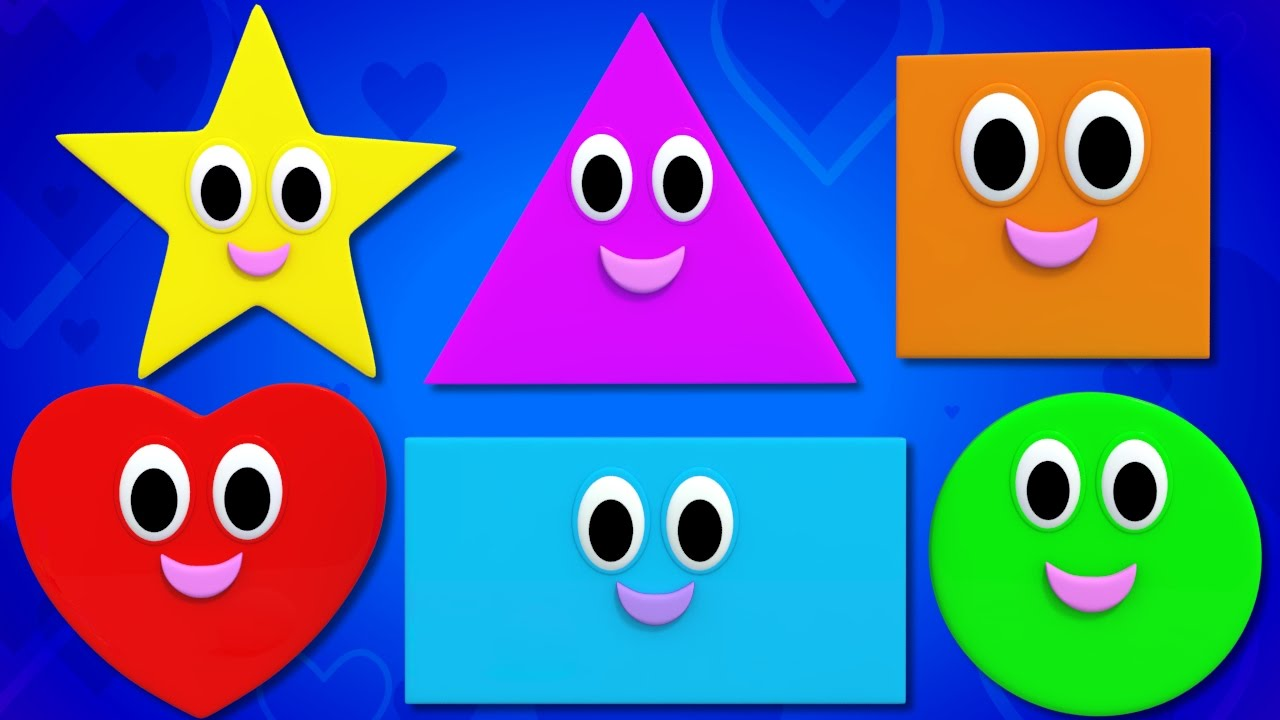
#> input picture examples/shapes.jpg, 1280 x 720 px
$ python -i objectDetection.py   (imports and definitions only)   (older library calls are emulated)
#> lines starting #> are read from the running program, lines starting #| are printed output that depends on the picture; after the words box and inside, x2 and y2 are one past the last pixel; in counts of white or black regions, pixels touching at a corner belong together
#> further down, picture is the input picture: shape (720, 1280, 3); mean B, G, R 153.6, 100, 85.1
import logging

import cv2
import numpy as np


class CamShiftTracker(object):
    # [24 lines left out: functions __init__, reset, not called in this run]
    def setBoxSize(self, w, h):
        self.w = w
        self.h = h

    # [78 lines left out: functions setupFrameAroundValidArea, applyCamShift, checkIfPositionValid, not called in this run]


class CascadeClassifierUtils(object):
    # [82 lines left out: functions __init__, evaluateIfHandisFound, showAverageLocation, getBoundingBox, getHandViaHaarCascade, getFaceViaHaarCascade, not called in this run]


def nothing():
    pass

class colorBasedSegmenter:
    def __init__(self):
        FORMAT = '[%(asctime)-15s][%(levelname)s][%(funcName)s] %(message)s'
        logging.basicConfig(format=FORMAT)
        self.logger = logging.getLogger('colorBasedSegmenter')
        self.logger.setLevel('INFO')

        cv2.namedWindow('image',cv2.WINDOW_NORMAL)
        cv2.resizeWindow('image', 250, 300)

        # hue  / saturation / value
        cv2.createTrackbar('h_min', 'image', 54, 255, nothing)
        cv2.createTrackbar('s_min', 'image', 64, 255, nothing)
        cv2.createTrackbar('v_min', 'image', 96, 255, nothing)
        cv2.createTrackbar('h_max', 'image', 219, 255, nothing)
        cv2.createTrackbar('s_max', 'image', 255, 255, nothing)
        cv2.createTrackbar('v_max', 'image', 255, 255, nothing)


    def applyColorBasedSegmenetation(self, image, showIO = False):
#> called with showIO = False
        hmi = cv2.getTrackbarPos('h_min', 'image')
        smi = cv2.getTrackbarPos('s_min', 'image')
        vmi = cv2.getTrackbarPos('v_min', 'image')
        hma = cv2.getTrackbarPos('h_max', 'image')
        sma = cv2.getTrackbarPos('s_max', 'image')
        vma = cv2.getTrackbarPos('v_max', 'image')
        #put the limits here
        lower_blue = np.array([hmi, smi, vmi])
        upper_blue = np.array([hma, sma, vma])
        print()

        mask = cv2.inRange(image, lower_blue, upper_blue)
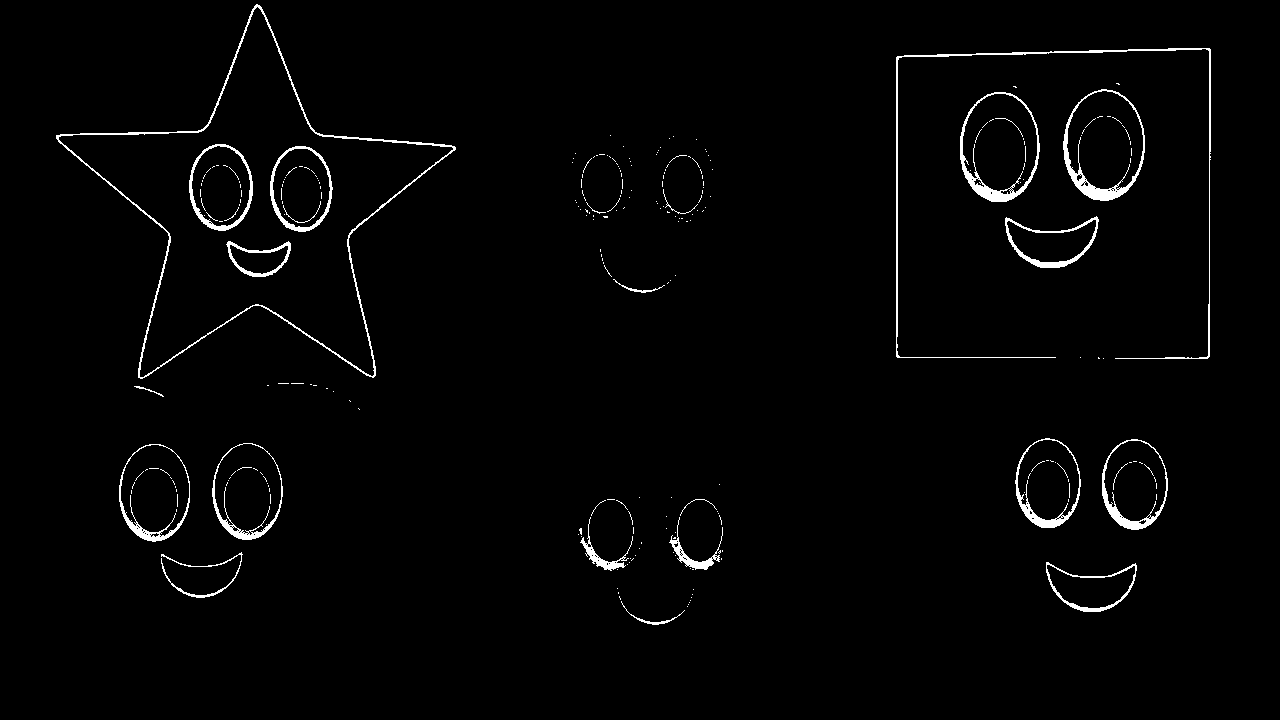
#> mask: shape (720, 1280); 1.8% white; 273 white regions (247 under 20 px)
            # Bitwise-AND mask and original image
        res = cv2.bitwise_and(image, image, mask=mask)
        x = None
        y = None
        try:
            x,y = self.findBiggestConvexShapeDeficit(res)
        except:
            pass

        if showIO:
            stack = np.hstack([image, res])
            cv2.imshow('segmentation',stack)
        if x is not None:
            return res, (x,y)
        else:
            return res, None


    #deprecated
    # [30 lines left out: function findBiggestConvexShape, not called in this run]

    def findBiggestConvexShapeDeficit(self, image):
        img = cv2.bitwise_and(image, image)
        gray = cv2.cvtColor(img,cv2.COLOR_BGR2GRAY)
        blur = cv2.GaussianBlur(gray,(5,5),0)
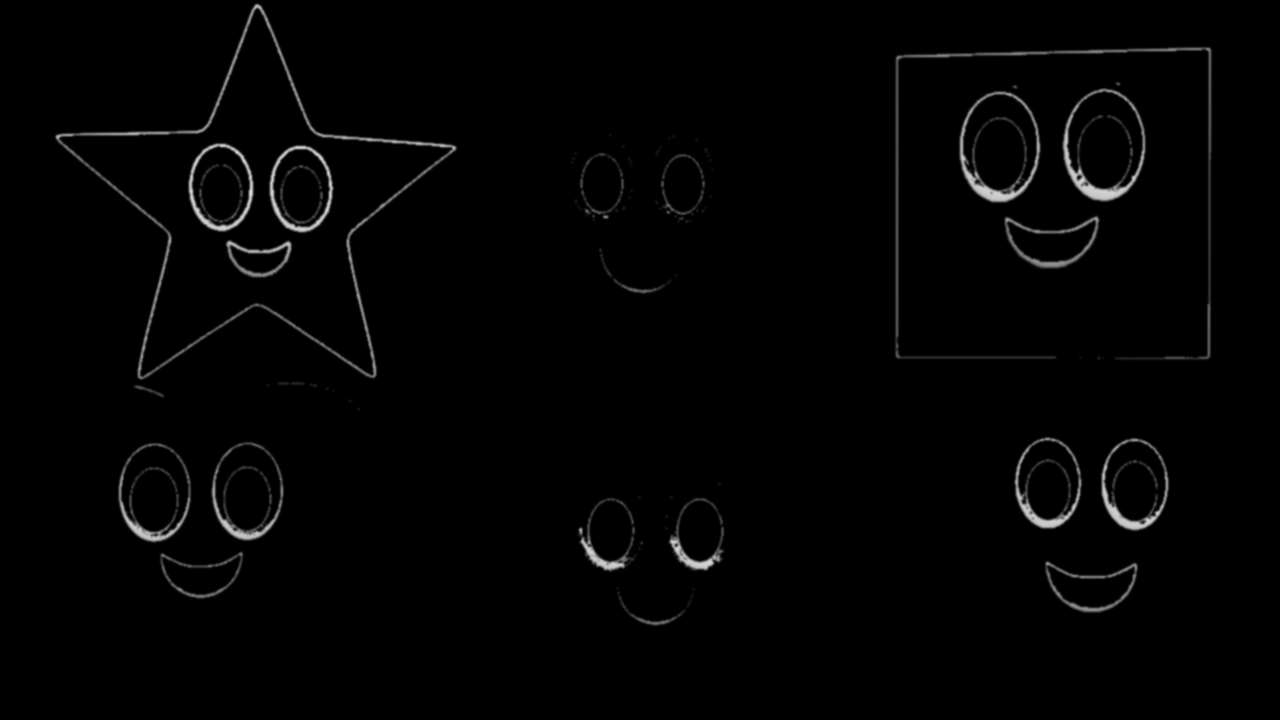
#> blur: shape (720, 1280); min 0, max 220, mean 3.3

        _, contours, hierarchy = cv2.findContours(gray,cv2.RETR_TREE,cv2.CHAIN_APPROX_SIMPLE)
#> contours = 395 contours, 359 with area under 20; largest, box (x1, y1, x2, y2) and area: (56, 4, 456, 379) 58177, (58, 6, 454, 378) 56667, (1063, 89, 1145, 201) 7015, (960, 92, 1040, 202) 6822, (1066, 90, 1144, 190) 5945
        drawing = np.zeros(img.shape,np.uint8)

        max_area=0

        for i in range(len(contours)):
                cnt=contours[i]
                area = cv2.contourArea(cnt)
                if(area>max_area):
                    max_area=area
                    ci=i
#> this loop made 395 passes
#> (area, max_area) on passes 4, 16, 84, 291, 316, 349: (63, 63), (2657.5, 2657.5), (5365, 5365), (6822, 6822), (7015, 7015), (58177, 58177)
#> area on passes 17, 25, 38, 58: 2285.5, 172.5, 390.5, 337
#> after the loop, ci = 348; max_area = 58177
        cnt=contours[ci]
#> cnt = contour of 613 points, box (x1, y1, x2, y2) (56, 4, 456, 379), area 58177
        hull = cv2.convexHull(cnt)
#> hull = contour of 13 points, box (x1, y1, x2, y2) (56, 4, 456, 379), area 102758
        prev_hull = cv2.convexHull(cnt)
#> prev_hull has the same summary as hull
        prev_cnt = cnt
#> prev_cnt has the same summary as cnt
        moments = cv2.moments(cnt)
#> moments = moments, m00 58177, centre m10/m00, m01/m00 = (255.9, 208.4)
        if moments['m00']!=0:
                    cx = int(moments['m10']/moments['m00']) # cx = M10/M00
#> cx = 255
                    cy = int(moments['m01']/moments['m00']) # cy = M01/M00
#> cy = 208

        centr=(cx,cy)
#> centr = (255, 208)
        cv2.circle(img,centr,5,[0,0,255],2)
#> img: shape (720, 1280, 3); mean B, G, R 2.7, 3.3, 3.6
        cv2.drawContours(drawing,[cnt],0,(0,255,0),2)
        cv2.drawContours(drawing,[hull],0,(255,0,255),2)
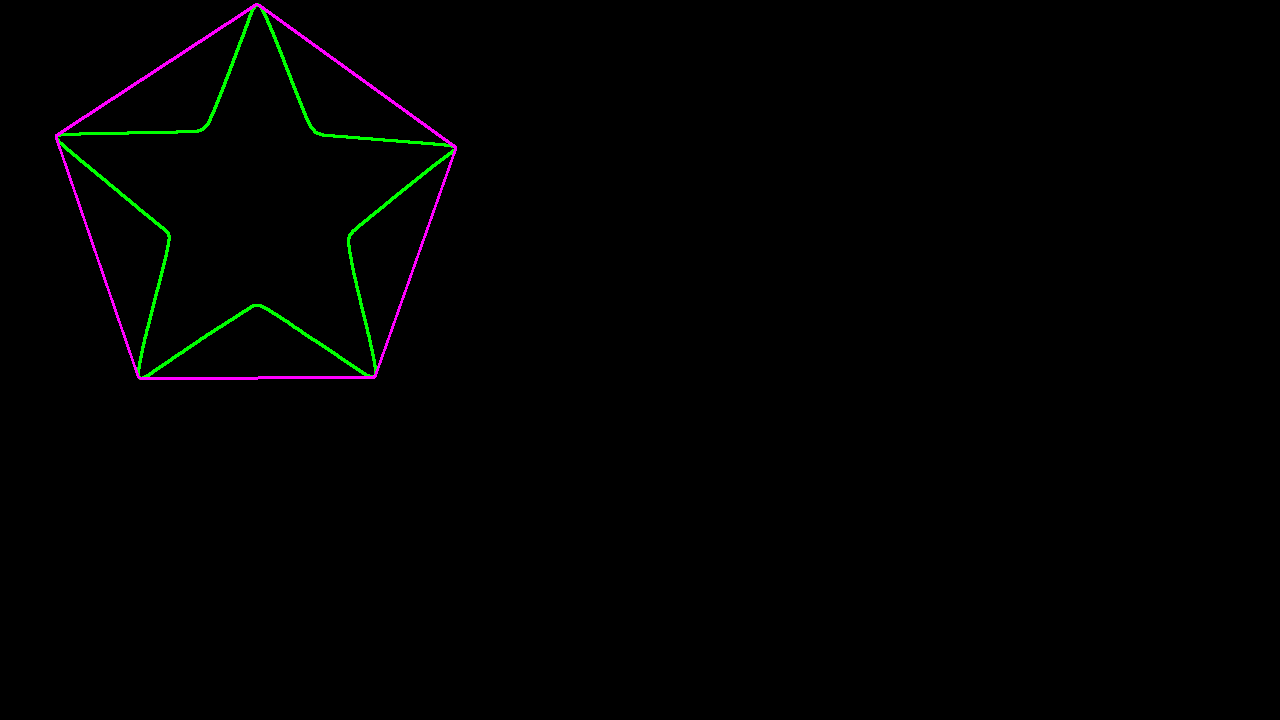
#> drawing: shape (720, 1280, 3); mean of channels 0, 1, 2 1, 1.3, 1; drawn as B, G, R

        cnt = cv2.approxPolyDP(cnt,0.01*cv2.arcLength(cnt,True),True)
#> cnt = contour of 10 points, box (x1, y1, x2, y2) (56, 4, 456, 379), area 58028
        hull = cv2.convexHull(cnt,returnPoints = False)
#> hull = [8, 6, 4, 2, 0]

        if(1):
                   defects = cv2.convexityDefects(cnt,hull)
#> defects = [[8, 0, 9, 17664], [0, 2, 1, 19121], [2, 4, 3, 18902], [4, 6, 5, 18564], [6, 8, 7, 18084]]
                   print(defects[0])
#| [[    8     0     9 17664]]
                   mind=0
                   maxd=0
                   for i in range(defects.shape[0]):
                        s,e,f,d = defects[i,0]
                        start = tuple(cnt[s][0])
                        end = tuple(cnt[e][0])
                        far = tuple(cnt[f][0])
                        dist = cv2.pointPolygonTest(cnt,centr,True)
                        cv2.line(img,start,end,[0,255,0],2)
                        cv2.circle(img,far,5,[0,0,255],-1)
#> this loop made 5 passes
#> (s, e, f, d, start, end, far) on passes 1 to 5: (8, 0, 9, 17664, (455, 149), (257, 4), (315, 132)), (0, 2, 1, 19121, (257, 4), (56, 135), (202, 129)), (2, 4, 3, 18902, (56, 135), (140, 378), (168, 233)), (4, 6, 5, 18564, (140, 378), (373, 377), (253, 305)), (6, 8, 7, 18084, (373, 377), (455, 149), (349, 235))
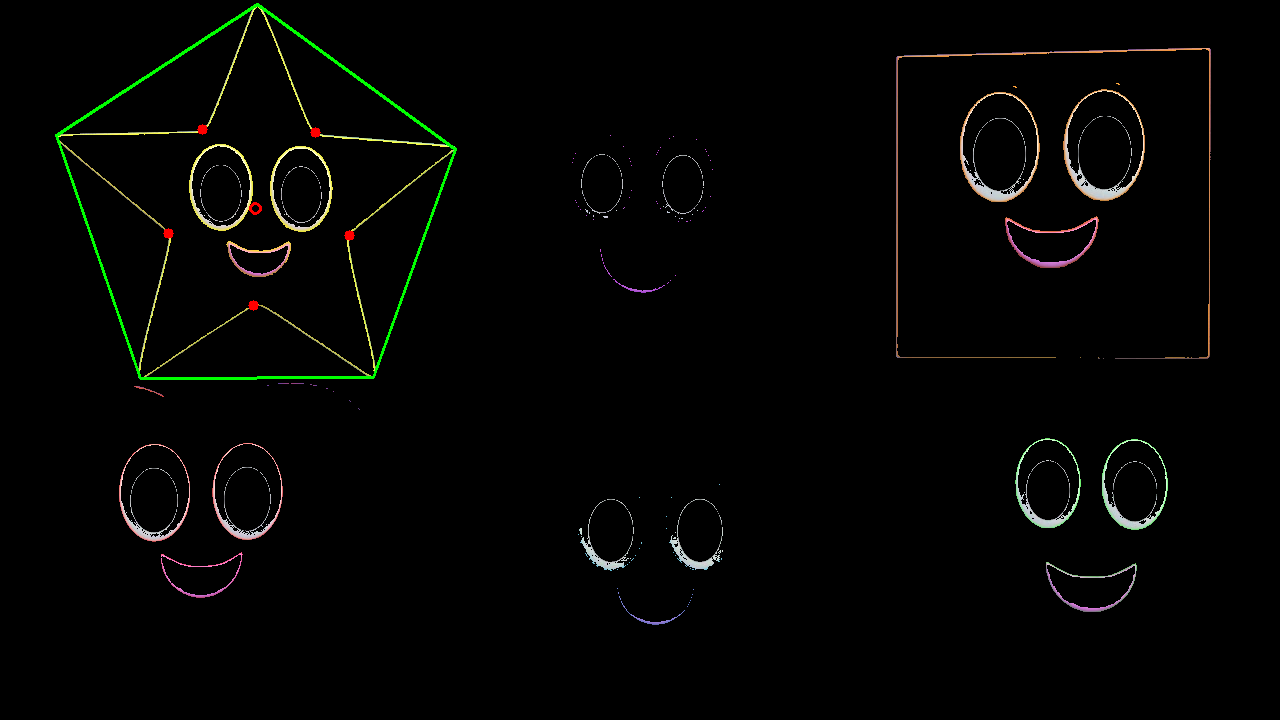
#> img: shape (720, 1280, 3); mean B, G, R 2.7, 4.2, 3.7
                   i=0
        cv2.imshow('output',drawing)
        cv2.imshow('input',img)
        return cx,cy

>>> import cv2
>>> picture = cv2.imread('../examples/shapes.jpg')
>>> result = colorBasedSegmenter().applyColorBasedSegmenetation(picture)
#> in applyColorBasedSegmenetation, `x,y = self.findBiggestConvexShapeDeficit(res)`: x = 255; y = 208

$ run again, on examples/Ăż.jpg
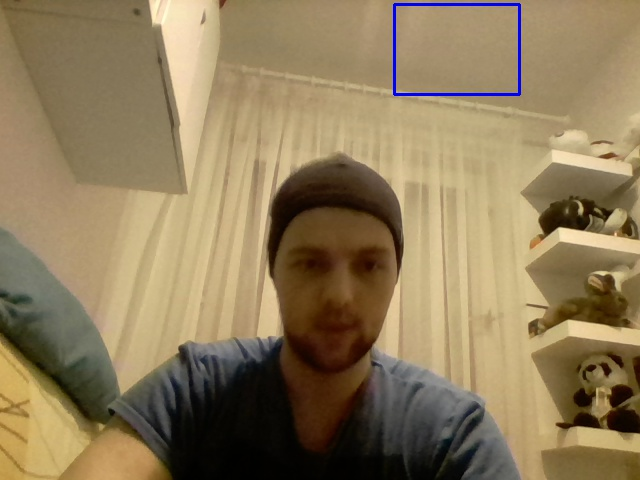
#> input picture examples/Ăż.jpg, 640 x 480 px
#> picture is the input picture: shape (480, 640, 3); mean B, G, R 90.6, 124, 142.8
#> mask: shape (480, 640); 74.2% white; 70 black regions (51 under 20 px)
#> contours = 129 contours, 98 with area under 20; largest, box (x1, y1, x2, y2) and area: (0, 0, 640, 480) 220062, (391, 2, 522, 97) 12122, (0, 340, 159, 480) 11013, (396, 6, 518, 93) 10392, (528, 273, 635, 337) 2938
#> the loop in findBiggestConvexShapeDeficit, `for i in range(len(contours)):` made 129 passes
#> (area, max_area) on passes 12, 25, 30, 36, 61: (45.5, 45.5), (145.5, 145.5), (966.5, 966.5), (11013, 11013), (220061.5, 220061.5)
#> after the loop in findBiggestConvexShapeDeficit, `for i in range(len(contours)):`: ci = 60; max_area = 220061.5
#> in findBiggestConvexShapeDeficit, `cnt=contours[ci]`: cnt = contour of 1118 points, box (x1, y1, x2, y2) (0, 0, 640, 480), area 220062
#> in findBiggestConvexShapeDeficit, `hull = cv2.convexHull(cnt)`: hull = contour of 11 points, box (x1, y1, x2, y2) (0, 0, 640, 480), area 277900
#> prev_hull has the same summary as hull
#> prev_cnt has the same summary as cnt
#> moments = moments, m00 220061.5, centre m10/m00, m01/m00 = (333.3, 185.6)
#> cx = 333
#> cy = 185
#> centr = (333, 185)
#> in findBiggestConvexShapeDeficit, `cv2.drawContours(drawing,[hull],0,(255,0,255),2)`:
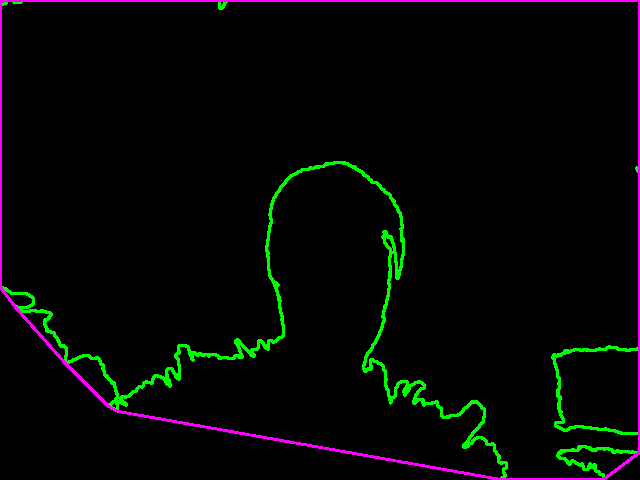
#> drawing: shape (480, 640, 3); mean of channels 0, 1, 2 4, 5.7, 4; drawn as B, G, R
#> in findBiggestConvexShapeDeficit, `cnt = cv2.approxPolyDP(cnt,0.01*cv2.arcLength(cnt,True),True)`: cnt = contour of 15 points, box (x1, y1, x2, y2) (0, 0, 640, 480), area 222030
#> in findBiggestConvexShapeDeficit, `hull = cv2.convexHull(cnt,returnPoints = False)`: hull = [14, 10, 9, 2, 1, 0]
#> defects = [[2, 9, 5, 72469], [10, 14, 12, 22272]]
#| [[    2     9     5 72469]]
#> the loop in findBiggestConvexShapeDeficit, `for i in range(defects.shape[0]):` made 2 passes
#> (s, e, f, d, start, end, far, dist) on passes 1 to 2: (2, 9, 5, 72469, (108, 406), (500, 479), (344, 162), -15.54), (10, 14, 12, 22272, (639, 452), (639, 0), (552, 357), -15.54)
#> after the loop in findBiggestConvexShapeDeficit, `for i in range(defects.shape[0]):`:
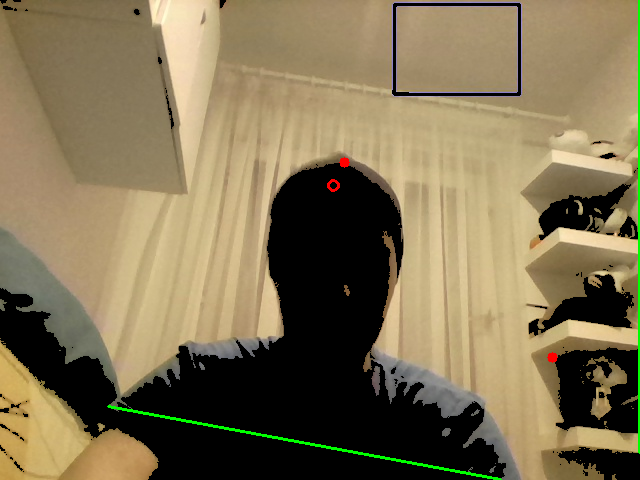
#> img: shape (480, 640, 3); mean B, G, R 83.2, 114.2, 127.8
#> x = 333; y = 185
